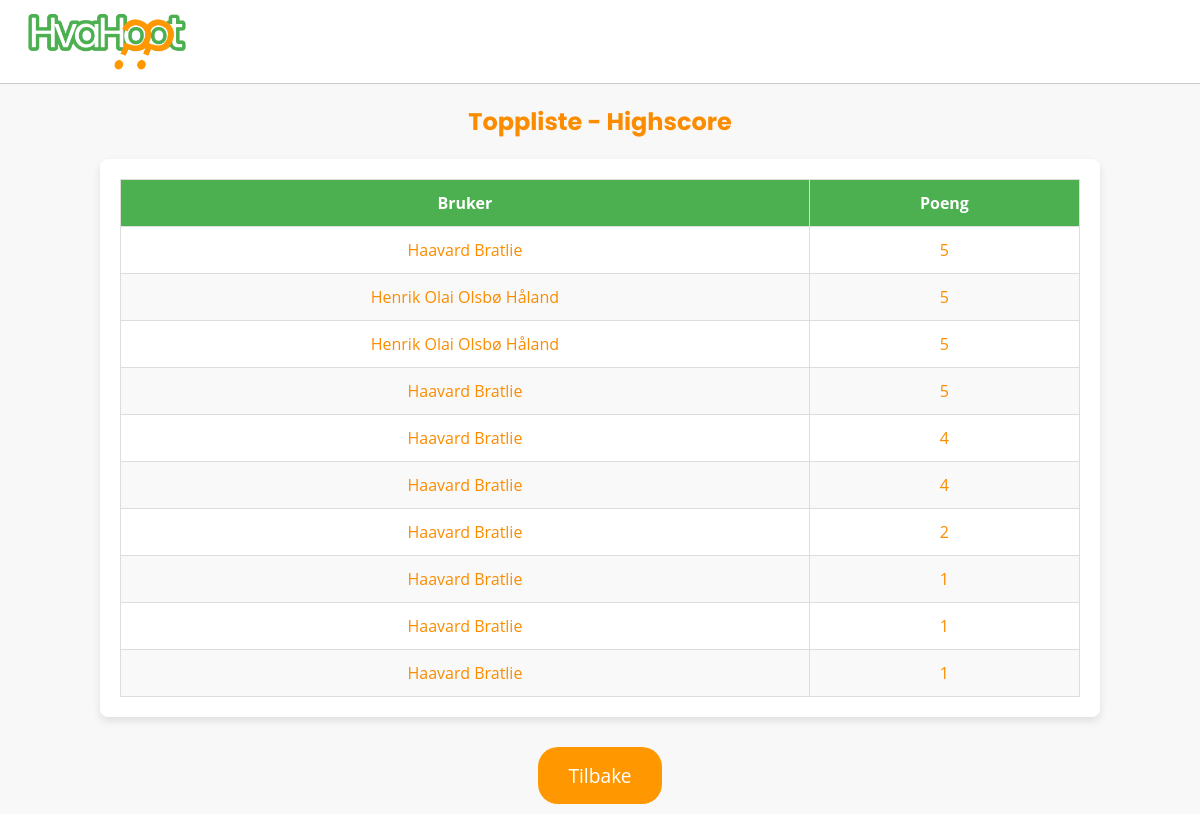
Page /highscore on the earlier database version.
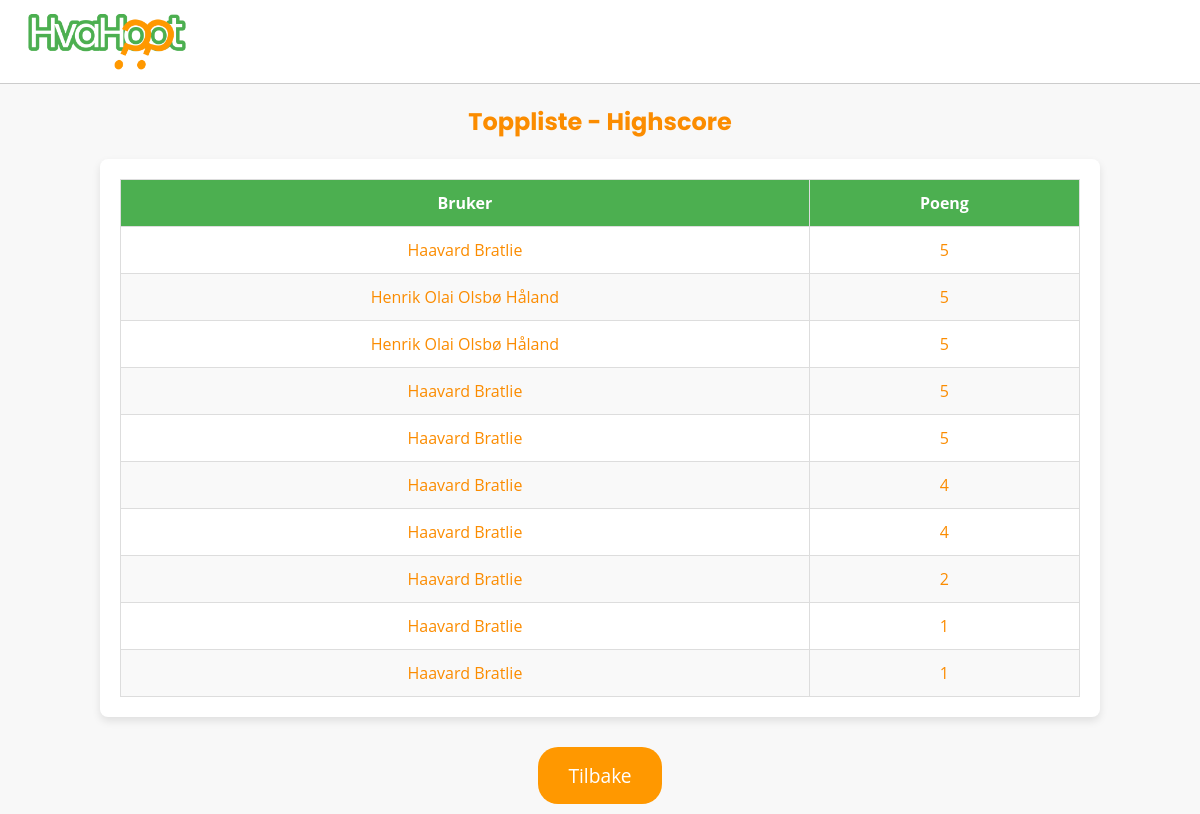
Same page on the later database version.
### tables this page shows
CREATE TABLE results (
            id INTEGER PRIMARY KEY AUTOINCREMENT,
            user_id INTEGER,
            score INTEGER,
            timestamp DATETIME DEFAULT CURRENT_TIMESTAMP,
            FOREIGN KEY(user_id) REFERENCES users(id)
        );

CREATE TABLE users (
            id INTEGER PRIMARY KEY AUTOINCREMENT,
            name TEXT UNIQUE NOT NULL,
            password TEXT NOT NULL
        );

### app.py (the view)
@app.route('/highscore')
def highscore_page():
    top_results = get_highscore_results()
    return render_template('highscore.html', top_results=top_results)

### app.py (called while the page is built)
def get_highscore_results():
    conn = sqlite3.connect("database.db")
    cursor = conn.cursor()
    sql = '''
        SELECT users.name, results.score
        FROM results
        JOIN users ON results.user_id = users.id
        ORDER BY results.score DESC
        LIMIT 10
    '''
    cursor.execute(sql)
    top_results = cursor.fetchall()
    conn.close()
    return top_results

### templates/highscore.html (shortened to what this page needs)
{% extends "base.html" %}
{% block content %}
<h2 class="font">Toppliste - Highscore</h2>
<div class="table-container">
    <table class="table">
        <thead>
            <tr>
                <th>Bruker</th>
                <th>Poeng</th>
            </tr>
        </thead>
        <tbody>
            {% for result in top_results %}
            <tr>
                <td>{{ result[0] }}</td>
                <td>{{ result[1] }}</td>
            </tr>
            {% endfor %}
        </tbody>
    </table>
</div>
{% endblock %}

Differences in the rows shown:
no longer on this page (row unchanged): results: name "Haavard Bratlie", score "1"
added results: name "Haavard Bratlie", score "5"
